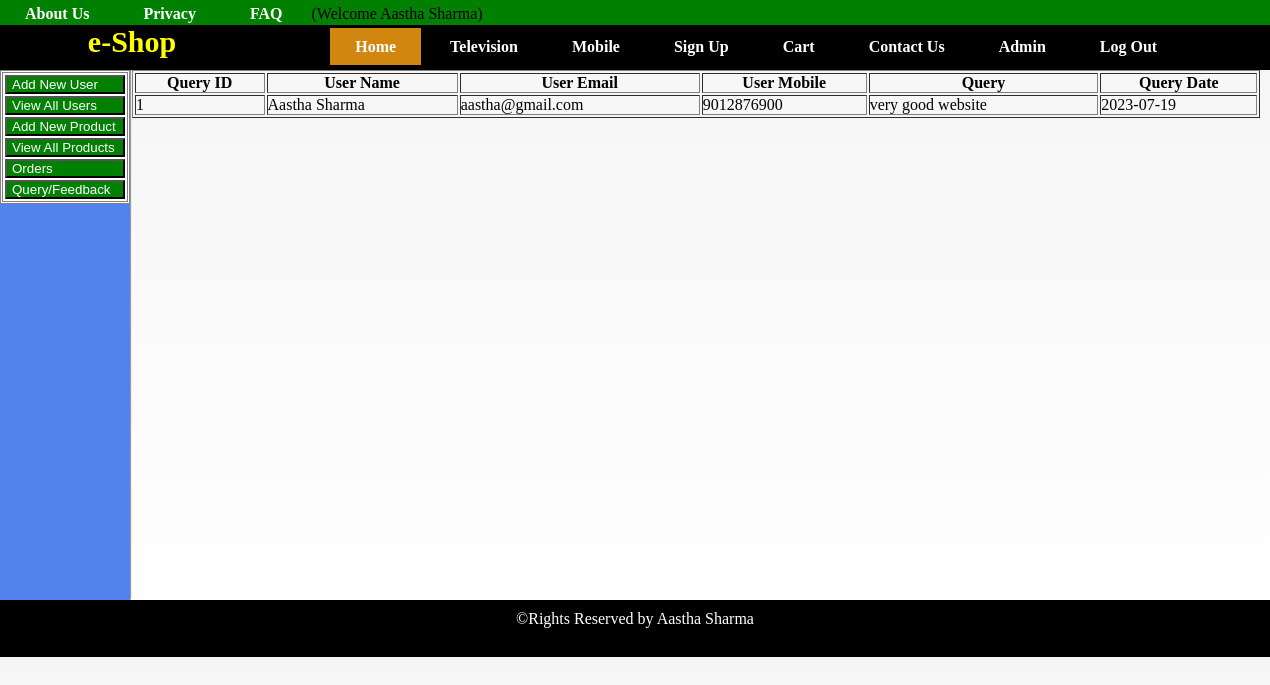
/Queryfeedback.php (signed in), run on the app's committed database.
### tables this page shows
CREATE TABLE `contactus` (
  `qid` int(11) NOT NULL,
  `name` varchar(50) DEFAULT NULL,
  `email` varchar(60) DEFAULT NULL,
  `phoneno` bigint(20) DEFAULT NULL,
  `message` varchar(150) DEFAULT NULL,
  `date` date DEFAULT NULL
);

### Queryfeedback.php (the view, shortened to what this page needs)
<!DOCTYPE html>
<html>
    <head>
        <link rel="stylesheet" href="style.css" type="text/css"/>
    </head>
    <body>
        <?php include './header.php';?>
        <div class="hp1">
            <div style="background-color: #5182ed;">
                <table style="background-color: white; border-style: double;">
                    <form>
                    <tr>
                        <td><button  type="button" value="Add New User" style="color: white; background-color: green; padding-left: 5px;padding-right: 25px;"><a href="http://localhost:8080/PhpProject2/addnewuser.php" style="color: white; text-decoration: none">Add New User</a></button></td>
                    </tr>
                    <tr>
                        <td><button type="button" value="View All User" style="color: white; background-color: green; padding-left: 5px;padding-right: 26px;"><a href="http://localhost:8080/PhpProject2/viewalluser.php" style="color: white; text-decoration: none">View All Users</a></td>
                    </tr>
                    <tr>
                        <td><button type="button" value="Add New Product" style="color: white; background-color: green; padding-left: 5px;padding-right: 7px;"><a href="http://localhost:8080/PhpProject2/addnewproduct.php" style="color: white; text-decoration: none">Add New Product</a></td>
                    </tr>
                    <tr>
                        <td><button type="button" value="View All Products" style="color: white; background-color: green; padding-left: 5px;padding-right: 8px;"><a href="http://localhost:8080/PhpProject2/viewallproduct.php" style="color: white; text-decoration: none">View All Products</a></td>
                    </tr>
                    <tr>
                        <td><button type="button" value="Orders" style="color: white; background-color: green; padding-left: 5px;padding-right: 70px;"><a href="http://localhost:8080/PhpProject2/orders.php" style="color: white; text-decoration: none">Orders</a></td>
                    </tr>
                    <tr>
                        <td><button type="button" value="Query/Feedback" style="color: white; background-color: green; padding-left: 5px;padding-right: 12px;"><a href="http://localhost:8080/PhpProject2/Queryfeedback.php" style="color: white; text-decoration: none">Query/Feedback</a></td>
                    </tr>
                </form>
                </table>
            </div>
            <hr>
            <div>
                <?php
                    $con = mysqli_connect(hostname,username,password,dbname);
                    $result = mysqli_query($con,"select * from contactus");
                    if(mysqli_num_rows($result)>0){
                        echo "<table width='190%' border='1'>";
                        echo "<tr>";
                        echo "<th>Query ID</th>";
                        echo "<th>User Name</th>";
                        echo "<th>User Email</th>";
                        echo "<th>User Mobile</th>";
                        echo "<th>Query</th>";
                        echo "<th>Query Date</th>";
                        echo "</tr>";
                     while($row= mysqli_fetch_array($result))
                     {
                         echo "<tr>";
                         echo "<td>$row[0]</td>";
                         echo "<td>$row[1]</td>";
                         echo "<td>$row[2]</td>";
                         echo "<td>$row[3]</td>";
                         echo "<td>$row[4]</td>";
                         echo "<td>$row[5]</td>";
                         echo "</tr>";
                     }
                     echo "</table>";
                    }
                    else
                        echo "<h2>No Query/Feedback Found</h2>";
                ?>
            </div>
            </div>
        <?php include './footer.php';?>
    </body>
</html>

### style.css (style rules this page uses)
* { margin: 0px; padding: 0px; }
body { display: flex; flex-direction: column; background:linear-gradient(whitesmoke,white); }
.hp1 { display: flex; flex-direction: row; min-height: 530px; }

### data on the page
contactus: qid "1", name "Aastha Sharma", email "aastha@gmail.com", phoneno "9012876900", message "very good website", date "2023-07-19"

### other printed values
$_SESSION[name] "Aastha Sharma"
